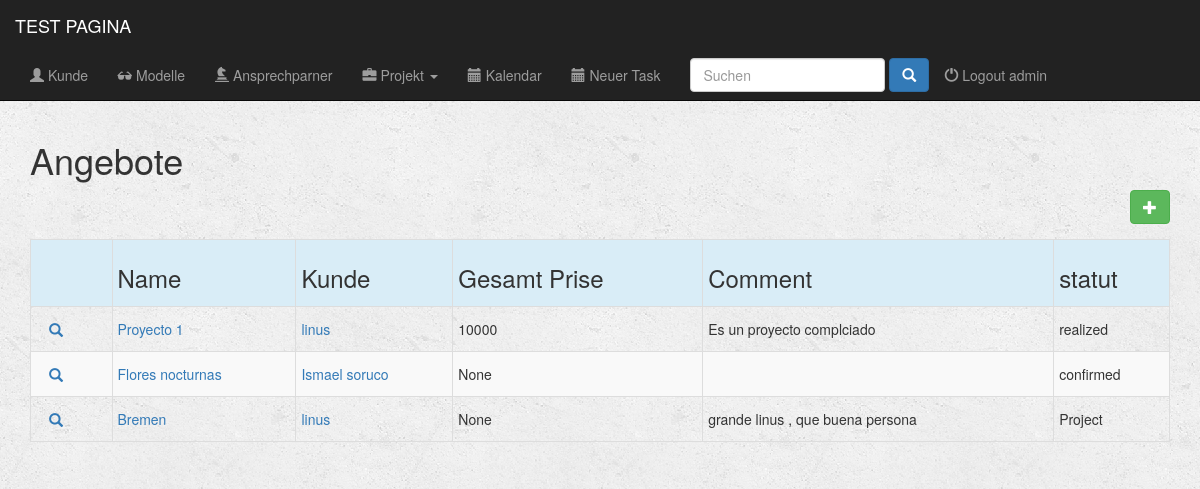
/apli/project/ (signed in), run on an earlier commit of the app's database.
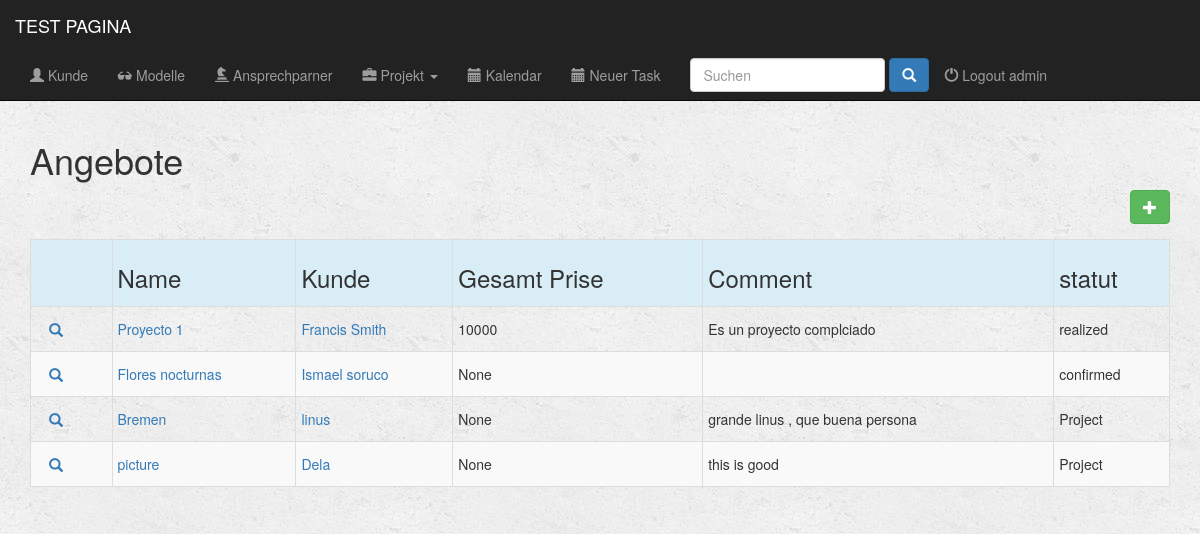
And on a later commit of the database.
### apli/models.py (models this page shows, shortened)
class Project(models.Model):
    name = models.CharField(max_length=200)
    client = models.ForeignKey(Client, on_delete=models.CASCADE)
    start = models.DateField()
    finish = models.DateField()
    user = models.ForeignKey(User, on_delete=models.CASCADE)
    comment = models.CharField(max_length=500, blank=True)
    sort = models.CharField(max_length=8, choices=(('Angebot', 'angebot'), ('Auftrag', 'aufttrag'), ('Job', 'job'),), default='Angebot')
    statut = models.CharField(max_length=9, choices=(('Project', 'project'), ('Bestätigung', 'confirmed'), ('Fertig', 'realized'), ('bezhal', 'acquitted'), ('Absagen', 'canceled'),), default='Project')
    all_day = models.IntegerField(null=True, blank=True)
    half_day = models.IntegerField(null=True, blank=True)
    half_day_price_pro = models.IntegerField(null=True, blank=True)
    all_day_price_pro = models.IntegerField(null=True, blank=True)
    over_price_pro = models.IntegerField(null=True, blank=True)
    all_in_price_pro = models.IntegerField(null=True, blank=True)
    half_day_price_semipro = models.IntegerField(null=True, blank=True)
    all_day_price_semipro = models.IntegerField(null=True, blank=True)
    over_price_semipro = models.IntegerField(null=True, blank=True)
    all_in_price_semipro = models.IntegerField(null=True, blank=True)
    country = models.CharField(max_length=50, blank=True)
    city = models.CharField(max_length=50, blank=True)
    zip_code = models.CharField(max_length=15, blank=True)
    address = models.CharField(max_length=100, blank=True)
    comment_address = models.CharField(max_length=500, blank=True)
    honorary_base = models.IntegerField(null=True, blank=True)
    honorary_plus = models.IntegerField(null=True, blank=True)
    quantity_models_honorary_plus = models.IntegerField(null=True, blank=True)
    ms_price = models.IntegerField(null=True, blank=True)
    ms_hours = models.IntegerField(null=True, blank=True)
    requirement_price = models.IntegerField(null=True, blank=True)
    requirement_hours = models.IntegerField(null=True, blank=True)
    requisiten_price_for_each_model = models.IntegerField(null=True, blank=True)
    other_title = models.CharField(max_length=50, blank=True)
    other_description = models.CharField(max_length=200, blank=True)
    other_price = models.IntegerField(null=True, blank=True)
    other_hours = models.IntegerField(null=True, blank=True)
    photo_price = models.IntegerField(null=True, blank=True)
    photo_hours = models.IntegerField(null=True, blank=True)
    total_price = models.IntegerField(null=True, blank=True)
    tax = models.IntegerField(default=19)

class Client(models.Model):
    name = models.CharField(max_length=200)
    name_short = models.CharField(max_length=100, blank=True)
    company = models.CharField(max_length=200, blank=True)
    company_short = models.CharField(max_length=100, blank=True)
    country = models.CharField(max_length=50, blank=True)
    city = models.CharField(max_length=50, blank=True)
    zip_code = models.CharField(max_length=15, blank=True)
    address = models.CharField(max_length=100, blank=True)
    email = models.EmailField()
    phone_regex = RegexValidator(regex=r'^\+?1?\d{9,15}$', message="Phone number must be entered in the format: '+999999999'. Up to 15 digits allowed.")
    phone = models.CharField(validators=[phone_regex], max_length=15)
    comment = models.CharField(max_length=500, blank=True)
    class Meta:
        verbose_name = 'Client'
        verbose_name_plural = 'Clients'
    def __str__(self):
        return self.name

### apli/views.py (the view)
@login_required(login_url='/register/login/')
def index_project(request):
    all_projects = Project.objects.all()
    return render(request, 'apli/angebot/index_angebot.html', {'all_projects': all_projects})

### fullcalendar/fullcalendar.py (called while the page is built)
def css_url():
    return FULLCALENDAR['css_url']

def print_css_url():
    return FULLCALENDAR['print_css_url']

def javascript_url():
    return FULLCALENDAR['javascript_url']

def jquery_url():
    return FULLCALENDAR['jquery_url']

def jquery_ui_url():
    return FULLCALENDAR['jquery_ui_url']

### fullcalendar/templatetags/fullcalendar_tags.py (called while the page is built)
@register.inclusion_tag("fullcalendar/calendar_init.html")
def calendar_init(calendar_config_options):
    return {'calendar_config_options': mark_safe(calendar_config_options)}

@register.simple_tag
def fullcalendar_css_url():
    return css_url()

@register.simple_tag
def fullcalendar_print_css_url():
    return print_css_url()

@register.simple_tag
def fullcalendar_javascript_url():
    return javascript_url()

@register.simple_tag
def fullcalendar_jquery_url():
    return jquery_url()

@register.simple_tag
def fullcalendar_jquery_ui_url():
    return jquery_ui_url()

@register.simple_tag
def fullcalendar_css():
    url = fullcalendar_css_url()
    return mark_safe("<link href='%s' rel='stylesheet' />" % url)

@register.simple_tag
def fullcalendar_print_css():
    url = fullcalendar_print_css_url()
    return mark_safe("<link href='%s' rel='stylesheet' media='print' />" % url)

### apli/templates/apli/angebot/index_angebot.html
{% extends 'apli/base.html' %}
{% block body %}
    <div class="container">
        <div class=" form-group input-group form-inline col-md-12">
            <h1>Angebote</h1>
            <a href="{% url 'proyecto_new' %}" <button type="submit" class=" btn btn-success btn-md pull-right"><span class="glyphicon glyphicon-plus" aria-hidden="true"></span> </a>
        </div>
    </div>
    <div class="container">
        {% if all_projects %}
            <div class="table-responsive">
                <table class="table table-striped table-hover table-condensed table-bordered">
                    <tr class="active info">
                        <th></th>
                        <th><h3>Name</h3></th>
                        <th><h3>Kunde</h3></th>
                        <th><h3>Gesamt Prise</h3></th>
                        <th><h3>Comment</h3></th>
                        <th><h3>statut</h3></th>
                    </tr>
                    {% for project in all_projects %}
                        <tr>
                            <td>
                                <div class=" btn-group-xs">
                                    <div class="">
                                        <a href="{% url 'detail_project' project.id %}" class="btn btn-link btn-link glyphicon glyphicon-search"></a>
                                    </div>
                                </div>
                            </td>
                            <td><a href="{% url 'detail_project' project.id %}"><p class="form-control-static">{{project.name}}</p></a></td>
                            <td><a href="{% url 'detail_client' project.client.id %}"><p class="form-control-static">{{project.client}}</p></a></td>
                            <td><p class="form-control-static">{{project.total_price}}</p></td>
                            <td><p class="form-control-static">{{project.comment}}</p></td>
                            <td><p class="form-control-static">{{project.statut}}</p></td>
                        </tr>
                    {% endfor %}
                </table>
            </div>
        {% else %}
            <h3>No hay Project</h3>
        {% endif %}
    </div>
{% endblock%}

### apli/templates/apli/base.html (shortened to what this page needs)
{% load fullcalendar_tags %}
{% load static from staticfiles %}
<!DOCTYPE html>
<html lang="en">
    <head>
        {% fullcalendar_css %}
        {% fullcalendar_print_css %}
        <link rel="stylesheet" href="https://maxcdn.bootstrapcdn.com/bootstrap/3.3.6/css/bootstrap.min.css">
        <link rel="stylesheet" type="text/css" href="{% static 'apli/style.css' %}"/>
    </head>
    <body>
        <div class="container-fluid">
            <header>
                <div="row">
                    <nav class="navbar navbar-inverse navbar-fixed-top" role="navigation">
                        <div class="container-fluid">
                            <div class="navbar-header">
                                <a href="{% url 'dashboard' %}" class="navbar-brand">TEST PAGINA</a>
                            </div>
                            <div class="collapse navbar-collapse" id="topNavBar">
                                <ul class="nav navbar-nav">
                                    <li role="presentation" class="{% block clients_active %}{% endblock %}"><a href="{% url 'index_client' %}"><span class="glyphicon glyphicon-user" aria-hidden="true"></span> Kunde</a></li>
                                    <li role="presentation" class="{% block models_active %}{% endblock %}"><a href="{% url 'index_model' %}"><span class="glyphicon glyphicon-sunglasses" aria-hidden="true"></span> Modelle</a></li>
                                    <li role="presentation" class="{% block personas_active %}{% endblock %}"><a href="{% url 'index_person' %}"><span class="glyphicon glyphicon-knight" aria-hidden="true"></span> Ansprechparner</a></li>
                                    <li class="dropdown">
                                        <a href="#" class="dropdown-toggle {% block cotizaciones_active %}{% endblock %}" data-toggle="dropdown" role="button" aria-expanded="false">
                                            <span class="glyphicon glyphicon-briefcase" aria-hidden="true" class="{% block projects_active %}{% endblock %}"></span>
                                            Projekt
                                            <span class="caret"></span>
                                        </a>
                                    </li>
                                    <li role="presentation" class="{% block calendario_active %}{% endblock %}"><a href="{% url 'calendar_by_user' %}"><span class="glyphicon glyphicon-calendar" aria-hidden="true"></span> Kalendar</a></li>
                                    <li role="presentation" class="{% block task_active %}{% endblock %}}"><a href="{% url 'index_task' %}"><span class="glyphicon glyphicon-calendar" aria-hidden="true"></span> Neuer Task</a></li>
                                    <li role="presentation" >
                                        <form  method="GET" action="{% url 'busca' %}" class="navbar-form navbar-right" role="search" >
                                            <input type="text" placeholder="Suchen" class="form-control" name="q" value="{{ request.GET.q }}">
                                            <button type="submit" class="btn btn-primary ">
                                                <span class="glyphicon glyphicon-search"></span>
                                            </button>
                                        </form>
                                     </li>
                                    <div class= "nav navbar-nav" >
                                        {% if request.user.is_authenticated %}
                                            <li role="presentation" class="pull-right"><a href="{% url 'logout' %}" > <span class="glyphicon glyphicon-off" aria-hidden="true"></span> Logout {{ user }} </a></li>
                                        {% endif %}
                                    </div>
                                </ul>
                            </div>
                        </div>
                    </nav>
                </div>
        {% block body %}
        {% endblock %}
    </body>
</html>

What changed in the data, as far as the page shows it:
changed Project "Proyecto 1": client "linus" → "Francis Smith"
added Project: name "picture", client "Dela", total_price "None", comment "this is good", statut "Project"
